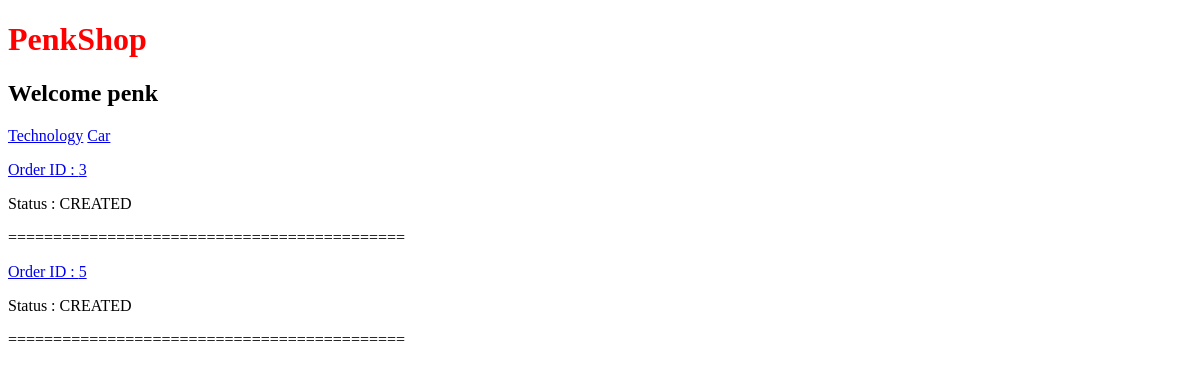
Screenshot of /orders/order-list/ (signed in) with the database file from the repository.
### products/models.py (models this page shows)
class Category(models.Model):
    product = models.ForeignKey(Product, on_delete=models.SET_NULL, null=True)
    name = models.CharField(max_length=100)
    description = models.TextField()
    def __str__(self):
        return self.name

### orders/models.py (models this page shows, shortened)
class Order(models.Model):
    user = models.ForeignKey(settings.AUTH_USER_MODEL, on_delete=models.SET_NULL, null=True)
    products = models.ForeignKey(Product, on_delete=models.CASCADE)
    address = models.CharField(max_length=80)
    quantity = models.IntegerField(default=0)
    total_price = models.DecimalField(max_digits=12, decimal_places=2)
    status = models.CharField(max_length=20, choices=STATUS, default="CREATED")
    date_created = models.DateField(auto_now_add=True)
    def get_absolute_url(self):
        return reverse("orders:detail", kwargs={"pk": self.pk})

### orders/views.py (the view)
# urls.py: path('order-list/', order_list, name='list'),
def order_list(request):
    order_list = Order.objects.filter(user=request.user)
    return render(request, "orders/order_list.html", {"order_list": order_list})

### products/views.py (called while the page is built)
def navbar(request):
    category_list = Category.objects.all()
    return {'category_list': category_list}

### orders/templates/orders/order_list.html
{% extends 'base.html' %}
{% block content %}
    {% for order in order_list %}
        <a href="{{ order.get_absolute_url }}"><p>Order ID : {{ order.id }}</p></a>
        <p>Status : {{ order.status }}</p>
        <p>============================================</p>
    {% endfor %}
{% endblock content %}

### templates/base.html (shortened to what this page needs)
{% load static %}
<!DOCTYPE html>
<html lang="en">
<head>
    <link rel="stylesheet" href="{% static 'css/main.css' %}">
</head>
<body>
    <header>
        <h1>PenkShop</h1>
        {% if user.is_authenticated %}
            <h2>Welcome {{ user }}</h2>
        {% endif %}
    </header>
    <nav>
        {% for category in category_list %}
            <a href="#">{{ category }}</a>
        {% endfor %}
    </nav>
    {% block content %}
    {% endblock content %}
</body>
</html>

### staticfiles/css/main.css (style rules this page uses)
h1 { color: red; }

### rows the page displays
Category: name "Technology"
Category: name "Car"
Order: id "3", status "CREATED"
Order: id "5", status "CREATED"

### other values shown
{{ user }} "penk"
